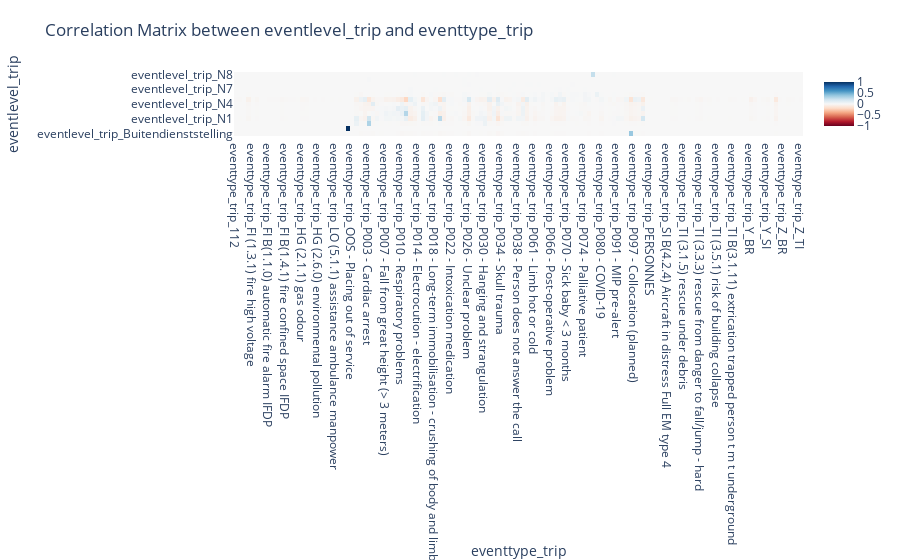

The notebook cell saved with this chart:
### Code cell
import pandas as pd
import seaborn as sns
import plotly.graph_objs as go
import plotly.express as px
import matplotlib.pyplot as plt

# Assuming df_interventions1 is your DataFrame
selected_columns = ['eventlevel_trip', 'eventtype_trip']

# Selecting the relevant columns
df_selected = interventions_dataset[selected_columns]

# Encoding categorical variables using one-hot encoding
df_encoded = pd.get_dummies(df_selected)

# Calculating the correlation matrix
correlation_matrix = df_encoded.corr()

# Select the dummy variables of "eventlevel_trip" on the y-axis and "eventtype_trip" on the x-axis
correlation_subset = correlation_matrix.loc[df_encoded.columns[df_encoded.columns.str.startswith('eventlevel_trip')],
                                            df_encoded.columns[df_encoded.columns.str.startswith('eventtype_trip')]]

# Create a heatmap using Plotly
heatmap = go.Heatmap(
    z=correlation_subset.values,
    x=correlation_subset.columns,
    y=correlation_subset.index,
    colorscale='RdBu',
    zmin=-1, zmax=1
)

# Create layout for the heatmap
layout = go.Layout(
    title='Correlation Matrix between eventlevel_trip and eventtype_trip',
    xaxis=dict(title='eventtype_trip'),
    yaxis=dict(title='eventlevel_trip'),
    margin=dict(l=140, r=40, t=80, b=40),
)

# Create a Figure object
fig = go.Figure(data=[heatmap], layout=layout)

# Show the interactive plot
fig.show()

### Figure 1 — Plotly figure (JSON) as saved in the notebook; plotly's stock layout.template omitted (floating-point values rounded to 4 significant figures; data arrays with more than 128 entries replaced by an {"elided": "..."} marker saying what was removed)
{"data": [{"colorscale": [[0, "rgb(103,0,31)"], [0.1, "rgb(178,24,43)"], [0.2, "rgb(214,96,77)"], [0.3, "rgb(244,165,130)"], [0.4, "rgb(253,219,199)"], [0.5, "rgb(247,247,247)"], [0.6, "rgb(209,229,240)"], [0.7, "rgb(146,197,222)"], [0.8, "rgb(67,147,195)"], [0.9, "rgb(33,102,172)"], [1, "rgb(5,48,97)"]], "type": "heatmap", "x": {"elided": "137 str values"}, "y": ["eventlevel_trip_Buitendienststelling", "eventlevel_trip_Interventieplan", "eventlevel_trip_N0", "eventlevel_trip_N1", "eventlevel_trip_N2", "eventlevel_trip_N3", "eventlevel_trip_N4", "eventlevel_trip_N5", "eventlevel_trip_N6", "eventlevel_trip_N7", "eventlevel_trip_N7A", "eventlevel_trip_N7B", "eventlevel_trip_N8"], "z": {"elided": "13x137 float values"}, "zmax": 1, "zmin": -1}], "layout": {"margin": {"b": 40, "l": 140, "r": 40, "t": 80}, "title": {"text": "Correlation Matrix between eventlevel_trip and eventtype_trip"}, "xaxis": {"title": {"text": "eventtype_trip"}}, "yaxis": {"title": {"text": "eventlevel_trip"}}}}
